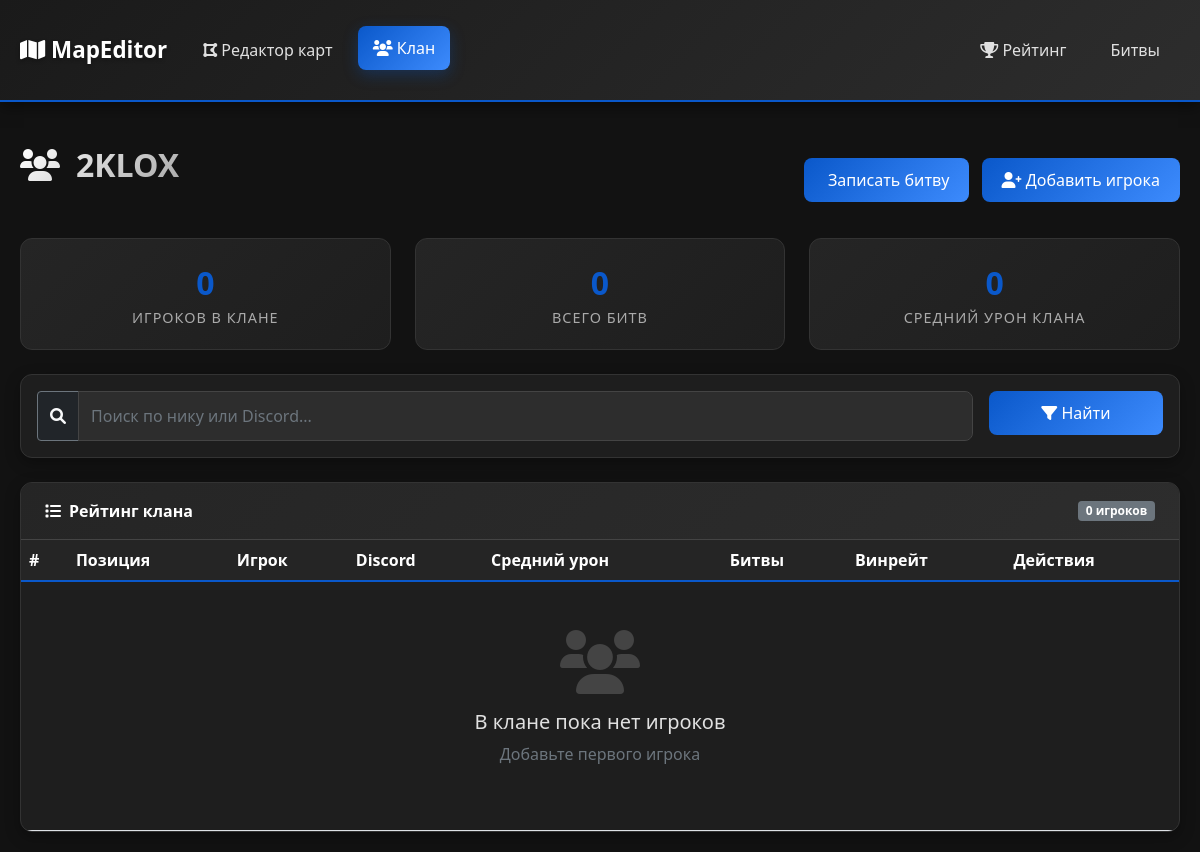
Before: /clan/ with the older database file.
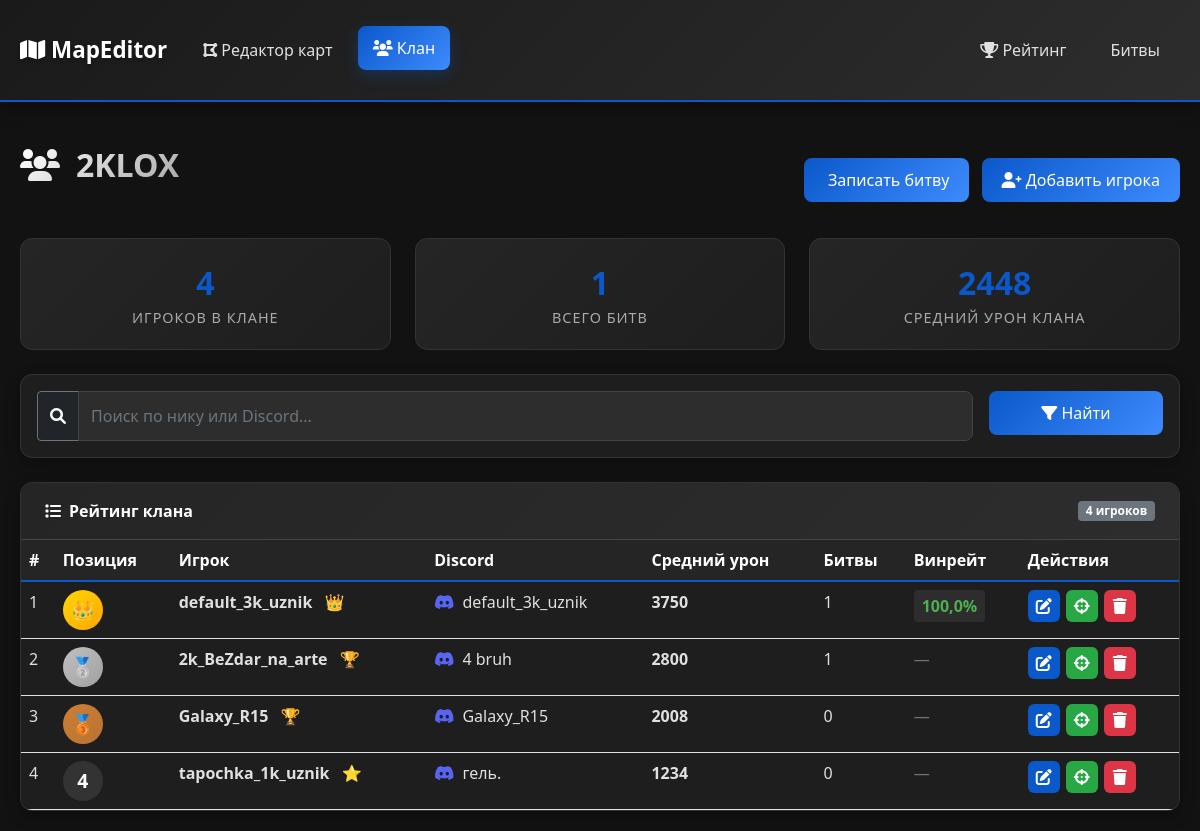
After: the same page with the newer database file.
### clan/models.py (models this page shows, shortened)
class Player(models.Model):
    nickname = models.CharField('Ник в игре', max_length=100, unique=True)
    discord_nick = models.CharField('Discord', max_length=100, blank=True, null=True)
    average_damage = models.IntegerField('Средний урон', default=0)
    commander_notes = models.TextField('Заметки командира', blank=True)
    position = models.IntegerField('Позиция в рейтинге', default=0)
    total_battles = models.IntegerField('Всего боев', default=0)
    position_history = models.JSONField('История позиций', default=list, blank=True)
    wins = models.IntegerField('Побед', default=0)
    losses = models.IntegerField('Поражений', default=0)
    created_at = models.DateTimeField('Дата добавления', auto_now_add=True)
    updated_at = models.DateTimeField('Обновлено', auto_now=True)
    is_active = models.BooleanField('Активный игрок', default=True)
    class Meta:
        verbose_name = 'Игрок'
        verbose_name_plural = 'Игроки'
        ordering = ['-average_damage']
    def win_rate(self):
        if self.total_battles == 0:
            return 0
        return round((self.wins / self.total_battles) * 100, 1)
    def get_rank_emoji(self):
        if self.position == 1:
            return "👑"
        elif self.position <= 3:
            return "🏆"
        elif self.position <= 5:
            return "⭐"
        elif self.position <= 10:
            return "💫"
        else:
            return "⚔️"
    @classmethod
    def update_all_positions(cls):
        players = cls.objects.filter(is_active=True).order_by('-average_damage')
        for index, player in enumerate(players, start=1):
            if player.position != index:
                player.position = index
                cls.objects.filter(pk=player.pk).update(position=index)

### clan/views.py (the view)
# urls.py: path('', views.player_list, name='player_list'),
def player_list(request):
    Player.update_all_positions()
    players = Player.objects.filter(is_active=True).order_by('position')
    search_query = request.GET.get('search', '')
    if search_query:
        players = players.filter(
            Q(nickname__icontains=search_query) |
            Q(discord_nick__icontains=search_query)
        )
    total_players = players.count()
    total_battles = DuelSession.objects.count()
    avg_clan_damage = players.aggregate(avg=Avg('average_damage'))['avg'] or 0
    context = {
        'players': players,
        'search_query': search_query,
        'total_players': total_players,
        'total_battles': total_battles,
        'avg_clan_damage': round(avg_clan_damage),
        'clan_name': '2KLOX',
    }
    return render(request, 'clan/player_list.html', context)

### templates/clan/player_list.html (shortened to what this page needs)
{% extends 'clan/base_clan.html' %}
{% load static %}
{% block content %}
<div class="d-flex justify-content-between align-items-center mb-4">
    <h1 class="page-title">
        <i class="fas fa-users me-3"></i>{{ clan_name }}
    </h1>
    <div>
        <a href="{% url 'clan:session_add' %}" class="btn btn-clan me-2">
             Записать битву
        </a>
        <a href="{% url 'clan:player_add' %}" class="btn btn-clan">
            <i class="fas fa-user-plus"></i> Добавить игрока
        </a>
    </div>
</div>
<div class="row mb-4">
    <div class="col-md-4">
        <div class="stat-card">
            <div class="stat-value">{{ total_players }}</div>
            <div class="stat-label">Игроков в клане</div>
        </div>
    </div>
    <div class="col-md-4">
        <div class="stat-card">
            <div class="stat-value">{{ total_battles }}</div>
            <div class="stat-label">Всего битв</div>
        </div>
    </div>
    <div class="col-md-4">
        <div class="stat-card">
            <div class="stat-value">{{ avg_clan_damage }}</div>
            <div class="stat-label">Средний урон клана</div>
        </div>
    </div>
</div>
<div class="card mb-4">
    <div class="card-body">
        <form method="get" class="row g-3">
            <div class="col-md-10">
                <div class="input-group">
                    <span class="input-group-text bg-dark text-light border-secondary">
                        <i class="fas fa-search"></i>
                    </span>
                    <input type="text"
                           name="search"
                           class="form-control"
                           placeholder="Поиск по нику или Discord..."
                           value="{{ search_query }}">
                </div>
            </div>
            <div class="col-md-2">
                <button type="submit" class="btn btn-clan w-100">
                    <i class="fas fa-filter"></i> Найти
                </button>
            </div>
        </form>
    </div>
</div>
<div class="card">
    <div class="card-header d-flex justify-content-between align-items-center">
        <span><i class="fas fa-list me-2"></i>Рейтинг клана</span>
        <span class="badge bg-secondary">{{ players.count }} игроков</span>
    </div>
    <div class="table-responsive">
        <table class="table mb-0">
            <thead>
                <tr>
                    <th>#</th>
                    <th>Позиция</th>
                    <th>Игрок</th>
                    <th>Discord</th>
                    <th>Средний урон</th>
                    <th>Битвы</th>
                    <th>Винрейт</th>
                    <th>Действия</th>
                </tr>
            </thead>
            <tbody>
                {% for player in players %}
                <tr>
                    <td>{{ forloop.counter }}</td>
                    <td>
                        <div class="position-badge position-{% if player.position <= 3 %}{{ player.position }}{% else %}other{% endif %}">
                            {% if player.position == 1 %}👑
                            {% elif player.position == 2 %}🥈
                            {% elif player.position == 3 %}🥉
                            {% else %}{{ player.position }}
                            {% endif %}
                        </div>
                    </td>
                    <td>
                        <a href="{% url 'clan:player_detail' player.id %}" class="player-link">
                            <strong>{{ player.nickname }}</strong>
                            <span class="ms-2">{{ player.get_rank_emoji }}</span>
                        </a>
                    </td>
                    <td>
                        {% if player.discord_nick %}
                            <i class="fab fa-discord me-1" style="color: #5865F2;"></i>
                            {{ player.discord_nick }}
                        {% else %}
                            <span class="text-muted">—</span>
                        {% endif %}
                    </td>
                    <td class="damage-cell">
                        <strong>{{ player.average_damage }}</strong>
                    </td>
                    <td>{{ player.total_battles }}</td>
                    <td>
                        {% if player.win_rate > 0 %}
                            <span class="winrate {% if player.win_rate >= 60 %}winrate-high{% elif player.win_rate >= 50 %}winrate-mid{% else %}winrate-low{% endif %}">
                                {{ player.win_rate }}%
                            </span>
                        {% else %}
                            <span class="text-muted">—</span>
                        {% endif %}
                    </td>
                    <td>
                        <div class="action-buttons">
                            <a href="{% url 'clan:player_edit' player.id %}" class="btn-action btn-edit" title="Редактировать">
                                <i class="fas fa-edit"></i>
                            </a>
                            <a href="{% url 'clan:session_add' %}?player1={{ player.id }}" class="btn-action btn-battle" title="Записать битву">
                                <i class="fas fa-crosshairs"></i>
                            </a>
                            <a href="{% url 'clan:player_delete' player.id %}" class="btn-action btn-delete" title="Удалить">
                                <i class="fas fa-trash"></i>
                            </a>
                        </div>
                    </td>
                </tr>
                {% empty %}
                <tr>
                    <td colspan="8" class="text-center py-5">
                        <i class="fas fa-users fa-4x mb-3" style="color: #444;"></i>
                        <h5>В клане пока нет игроков</h5>
                        <p class="text-muted">Добавьте первого игрока</p>
                    </td>
                </tr>
                {% endfor %}
            </tbody>
        </table>
    </div>
</div>
{% endblock %}

### templates/clan/base_clan.html (shortened to what this page needs)
{% load static %}
<!DOCTYPE html>
<html lang="ru">
<head>
    <link href="https://cdn.jsdelivr.net/npm/bootstrap@5.1.3/dist/css/bootstrap.min.css" rel="stylesheet">
    <link rel="stylesheet" href="https://cdnjs.cloudflare.com/ajax/libs/font-awesome/6.0.0/css/all.min.css">
</head>
<body>
    <nav class="navbar navbar-expand-lg navbar-dark">
        <div class="container">
            <a class="navbar-brand" href="{% url 'map_list' %}">
                <i class="fas fa-map"></i> MapEditor
            </a>
            <div class="collapse navbar-collapse" id="navbarNav">
                <ul class="navbar-nav me-auto">
                    <li class="nav-item">
                        <a class="nav-link {% if request.resolver_match.app_name == 'maps' %}active{% endif %}"
                           href="{% url 'map_list' %}">
                            <i class="fas fa-draw-polygon"></i> Редактор карт
                        </a>
                    </li>
                    <li class="nav-item">
                        <a class="nav-link {% if request.resolver_match.app_name == 'clan' %}active{% endif %}"
                           href="{% url 'clan:player_list' %}">
                            <i class="fas fa-users"></i> Клан
                        </a>
                    </li>
                </ul>
                <ul class="navbar-nav">
                    <li class="nav-item">
                        <a class="nav-link" href="{% url 'clan:rankings' %}">
                            <i class="fas fa-trophy"></i> Рейтинг
                        </a>
                    </li>
                    <li class="nav-item">
                        <a class="nav-link" href="{% url 'clan:session_list' %}">
                             Битвы
                        </a>
                    </li>
                </ul>
            </div>
        </div>
    </nav>
    <div class="container mt-4">
        {% block content %}{% endblock %}
    </div>
</body>
</html>

### templates/clan/base_clan.html (style rules this page uses)
body { background-color: #121212; color: #e0e0e0; font-family: 'Segoe UI', Tahoma, Geneva, Verdana, sans-serif; }
.navbar { background: linear-gradient(135deg, #1a1a1a 0%, #2d2d2d 100%); border-bottom: 2px solid #0a58ca; box-shadow: 0 4px 15px rgba(0,0,0,0.5); }
.navbar-brand { font-weight: 700; font-size: 1.4rem; color: #fff !important; text-shadow: 0 2px 4px rgba(0,0,0,0.3); }
.nav-link { color: #e0e0e0 !important; font-weight: 500; transition: all 0.3s; margin: 0 5px; border-radius: 8px; padding: 10px 15px !important; }
.nav-link:hover, .nav-link.active { background: linear-gradient(135deg, #0a58ca 0%, #3d8bfd 100%); color: white !important; transform: translateY(-2px); box-shadow: 0 5px 15px rgba(10, 88, 202, 0.3); }
.container { max-width: 1400px; padding: 20px; }
.card { background: #1e1e1e; border: 1px solid #333; border-radius: 12px; box-shadow: 0 5px 15px rgba(0,0,0,0.3); overflow: hidden; }
.card-header { background: linear-gradient(135deg, #252525 0%, #2d2d2d 100%); border-bottom: 1px solid #444; padding: 1rem 1.5rem; font-weight: 600; color: #fff; }
.table { color: #e0e0e0; }
.table thead th { background: #252525; border-bottom: 2px solid #0a58ca; color: #fff; font-weight: 600; }
.btn-clan { background: linear-gradient(135deg, #0a58ca 0%, #3d8bfd 100%); border: none; color: white; padding: 10px 20px; border-radius: 8px; font-weight: 500; transition: all 0.3s; text-decoration: none; display: inline-block; }
.stat-card { background: linear-gradient(135deg, #252525 0%, #1e1e1e 100%); border: 1px solid #333; border-radius: 12px; padding: 20px; text-align: center; transition: all 0.3s; }
.stat-value { font-size: 2rem; font-weight: 700; color: #0a58ca; }
.stat-label { color: #aaa; font-size: 0.9rem; text-transform: uppercase; letter-spacing: 1px; }
.page-title { font-size: 2rem; font-weight: 700; background: linear-gradient(135deg, #fff, #aaa); -webkit-background-clip: text; -webkit-text-fill-color: transparent; margin-bottom: 30px; }
.form-control, .form-select { background-color: #2d2d2d; border: 1px solid #444; color: #e0e0e0; border-radius: 8px; padding: 12px; }
.position-badge { width: 40px; height: 40px; border-radius: 50%; display: flex; align-items: center; justify-content: center; font-weight: 700; font-size: 1.2rem; }
.position-1 { background: linear-gradient(135deg, #ffd700, #ffa500); color: #000; }
.position-2 { background: linear-gradient(135deg, #c0c0c0, #a0a0a0); color: #000; }
.position-3 { background: linear-gradient(135deg, #cd7f32, #b87333); color: #fff; }
.position-other { background: #333; color: #fff; }

### templates/clan/player_list.html (style rules this page uses)
.position-badge { width: 40px; height: 40px; border-radius: 50%; display: flex; align-items: center; justify-content: center; font-weight: 700; font-size: 1.2rem; }
.position-1 { background: linear-gradient(135deg, #ffd700, #ffa500); color: #000; }
.position-2 { background: linear-gradient(135deg, #c0c0c0, #a0a0a0); color: #000; }
.position-3 { background: linear-gradient(135deg, #cd7f32, #b87333); color: #fff; }
.position-other { background: #333; color: #fff; }
.player-link { color: #e0e0e0 !important; text-decoration: none !important; transition: none !important; }
.winrate { font-weight: 600; padding: 4px 8px; border-radius: 4px; background: #2d2d2d; display: inline-block; }
.winrate-high { color: #4caf50; }
.action-buttons { display: flex; gap: 6px; }
.btn-action { width: 32px; height: 32px; display: flex; align-items: center; justify-content: center; border-radius: 6px; color: white; transition: all 0.2s; text-decoration: none; }
.btn-edit { background: #0a58ca; }
.btn-battle { background: #28a745; }
.btn-delete { background: #dc3545; }

Changed rows visible on the page:
added Player: nickname "default_3k_uznik", get_rank_emoji "👑", discord_nick "default_3k_uznik", average_damage "3750", total_battles "1", win_rate "100,0"
added Player: nickname "2k_BeZdar_na_arte", get_rank_emoji "🏆", discord_nick "4 bruh", average_damage "2800", total_battles "1"
added Player: nickname "Galaxy_R15", get_rank_emoji "🏆", discord_nick "Galaxy_R15", average_damage "2008", total_battles "0"
added Player: position "4", nickname "tapochka_1k_uznik", get_rank_emoji "⭐", discord_nick "гель.", average_damage "1234", total_battles "0"
Other visible differences:
{{ total_players }}: "0" → "4"
{{ total_battles }}: "0" → "1"
{{ avg_clan_damage }}: "0" → "2448"
{{ players.count }}: "0" → "4"
text no longer shown: "В клане пока нет игроков Добавьте первого игрока"
